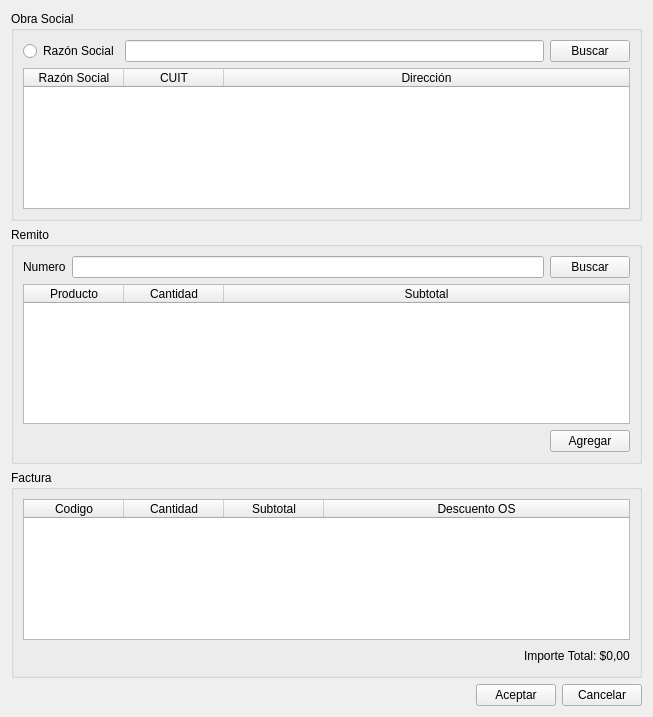
<?xml version="1.0" encoding="UTF-8"?>
<ui version="4.0">
 <class>vtnRegistrarCobroRemito</class>
 <widget class="QWidget" name="vtnRegistrarCobroRemito">
  <property name="geometry">
   <rect>
    <x>0</x>
    <y>0</y>
    <width>653</width>
    <height>717</height>
   </rect>
  </property>
  <property name="windowTitle">
   <string>Registrar Cobro Remito</string>
  </property>
  <layout class="QFormLayout" name="formLayout">
   <property name="fieldGrowthPolicy">
    <enum>QFormLayout::AllNonFixedFieldsGrow</enum>
   </property>
   <item row="1" column="0" colspan="2">
    <widget class="QGroupBox" name="gbObraSocial">
     <property name="title">
      <string>Obra Social</string>
     </property>
     <layout class="QFormLayout" name="formLayout_2">
      <property name="fieldGrowthPolicy">
       <enum>QFormLayout::AllNonFixedFieldsGrow</enum>
      </property>
      <item row="0" column="0" colspan="2">
       <layout class="QHBoxLayout" name="horizontalLayout">
        <item>
         <widget class="QRadioButton" name="rbtnRazonSocial">
          <property name="text">
           <string>Razón Social</string>
          </property>
         </widget>
        </item>
        <item>
         <widget class="QLineEdit" name="lineRazonSocial"/>
        </item>
        <item>
         <widget class="QPushButton" name="btnBuscarOs">
          <property name="text">
           <string>Buscar</string>
          </property>
         </widget>
        </item>
       </layout>
      </item>
      <item row="1" column="0" colspan="2">
       <widget class="QTableWidget" name="tableObras">
        <property name="editTriggers">
         <set>QAbstractItemView::NoEditTriggers</set>
        </property>
        <property name="selectionMode">
         <enum>QAbstractItemView::SingleSelection</enum>
        </property>
        <property name="selectionBehavior">
         <enum>QAbstractItemView::SelectRows</enum>
        </property>
        <attribute name="horizontalHeaderStretchLastSection">
         <bool>true</bool>
        </attribute>
        <column>
         <property name="text">
          <string>Razón Social</string>
         </property>
        </column>
        <column>
         <property name="text">
          <string>CUIT</string>
         </property>
        </column>
        <column>
         <property name="text">
          <string>Dirección</string>
         </property>
        </column>
       </widget>
      </item>
     </layout>
    </widget>
   </item>
   <item row="2" column="0" colspan="2">
    <widget class="QGroupBox" name="gbRemitos">
     <property name="title">
      <string>Remito</string>
     </property>
     <layout class="QFormLayout" name="formLayout_3">
      <item row="0" column="0" colspan="2">
       <layout class="QHBoxLayout" name="horizontalLayout_2">
        <item>
         <widget class="QLabel" name="label">
          <property name="text">
           <string>Numero</string>
          </property>
         </widget>
        </item>
        <item>
         <widget class="QLineEdit" name="lineNumero"/>
        </item>
        <item>
         <widget class="QPushButton" name="btnBuscarRemito">
          <property name="text">
           <string>Buscar</string>
          </property>
         </widget>
        </item>
       </layout>
      </item>
      <item row="1" column="0" colspan="2">
       <widget class="QTableWidget" name="tableRemitos">
        <property name="editTriggers">
         <set>QAbstractItemView::NoEditTriggers</set>
        </property>
        <property name="selectionMode">
         <enum>QAbstractItemView::SingleSelection</enum>
        </property>
        <property name="selectionBehavior">
         <enum>QAbstractItemView::SelectRows</enum>
        </property>
        <attribute name="horizontalHeaderStretchLastSection">
         <bool>true</bool>
        </attribute>
        <column>
         <property name="text">
          <string>Producto</string>
         </property>
        </column>
        <column>
         <property name="text">
          <string>Cantidad</string>
         </property>
        </column>
        <column>
         <property name="text">
          <string>Subtotal</string>
         </property>
        </column>
       </widget>
      </item>
      <item row="2" column="0" colspan="2">
       <layout class="QHBoxLayout" name="horizontalLayout_3">
        <item>
         <spacer name="horizontalSpacer">
          <property name="orientation">
           <enum>Qt::Horizontal</enum>
          </property>
          <property name="sizeHint" stdset="0">
           <size>
            <width>40</width>
            <height>20</height>
           </size>
          </property>
         </spacer>
        </item>
        <item>
         <widget class="QPushButton" name="btnAgregar">
          <property name="text">
           <string>Agregar</string>
          </property>
         </widget>
        </item>
       </layout>
      </item>
     </layout>
    </widget>
   </item>
   <item row="4" column="0" colspan="2">
    <widget class="QGroupBox" name="gbFactura">
     <property name="title">
      <string>Factura</string>
     </property>
     <layout class="QFormLayout" name="formLayout_4">
      <property name="fieldGrowthPolicy">
       <enum>QFormLayout::AllNonFixedFieldsGrow</enum>
      </property>
      <item row="0" column="0" colspan="2">
       <widget class="QTableWidget" name="tableFactura">
        <property name="editTriggers">
         <set>QAbstractItemView::NoEditTriggers</set>
        </property>
        <property name="selectionMode">
         <enum>QAbstractItemView::SingleSelection</enum>
        </property>
        <property name="selectionBehavior">
         <enum>QAbstractItemView::SelectRows</enum>
        </property>
        <attribute name="horizontalHeaderStretchLastSection">
         <bool>true</bool>
        </attribute>
        <column>
         <property name="text">
          <string>Codigo</string>
         </property>
        </column>
        <column>
         <property name="text">
          <string>Cantidad</string>
         </property>
        </column>
        <column>
         <property name="text">
          <string>Subtotal</string>
         </property>
        </column>
        <column>
         <property name="text">
          <string>Descuento OS</string>
         </property>
        </column>
       </widget>
      </item>
      <item row="1" column="0" colspan="2">
       <layout class="QHBoxLayout" name="horizontalLayout_5">
        <item>
         <spacer name="horizontalSpacer_3">
          <property name="orientation">
           <enum>Qt::Horizontal</enum>
          </property>
          <property name="sizeHint" stdset="0">
           <size>
            <width>40</width>
            <height>20</height>
           </size>
          </property>
         </spacer>
        </item>
        <item>
         <widget class="QLabel" name="lblImporteTotal">
          <property name="text">
           <string>Importe Total: $0,00</string>
          </property>
         </widget>
        </item>
       </layout>
      </item>
     </layout>
    </widget>
   </item>
   <item row="5" column="0" colspan="2">
    <layout class="QHBoxLayout" name="horizontalLayout_4">
     <item>
      <spacer name="horizontalSpacer_2">
       <property name="orientation">
        <enum>Qt::Horizontal</enum>
       </property>
       <property name="sizeHint" stdset="0">
        <size>
         <width>40</width>
         <height>20</height>
        </size>
       </property>
      </spacer>
     </item>
     <item>
      <widget class="QPushButton" name="btnAceptar">
       <property name="text">
        <string>Aceptar</string>
       </property>
      </widget>
     </item>
     <item>
      <widget class="QPushButton" name="btnCancelar">
       <property name="text">
        <string>Cancelar</string>
       </property>
      </widget>
     </item>
    </layout>
   </item>
  </layout>
 </widget>
 <resources/>
 <connections/>
</ui>
